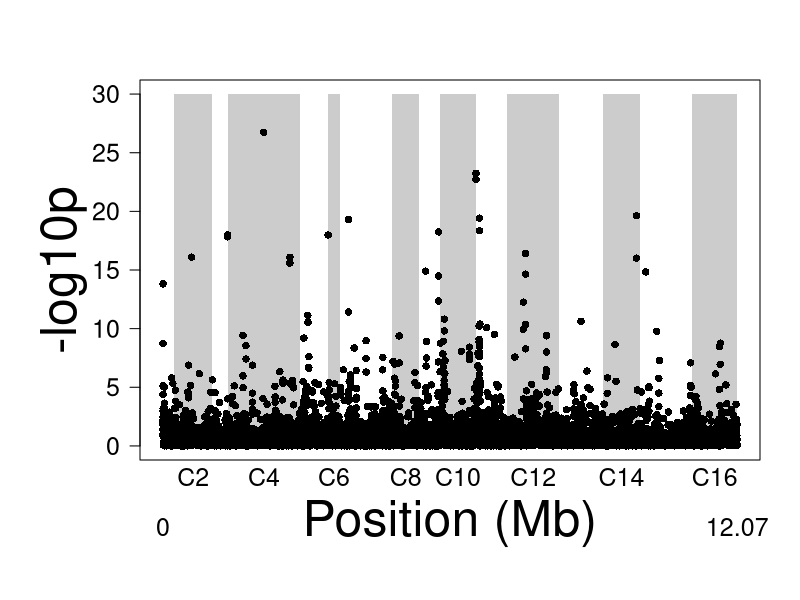

Write R code to recreate this figure. (Note: this script raises an error after producing the figure.)
### Manhattan plot for nuclear indels

indels4<-read.csv("temp/indels_CMHtest_results_nuclear.csv")

### Manhattan plot for nuclear indels
x2=indels4$MB
y2=indels4$logp

top= 30
bottom=0

# Open the PDF device with the specified file path
pdf(file = "temp_figs/indels_nuclear_manhattan.pdf", height = 10, width = 18)

par(mar=c(7, 7, 4, 2)) 

plot(x2,y2,
     xlab="Position (Mb)",
     ylab="-log10p",
     ylim=c(bottom, top),
     cex.main=2.5, #size of text for main title
     cex.lab=3, #size of text for axis labels
     type="n",	#type = none: don't make plot yet, need to make rectangles first
     axes=FALSE)  #we will do the axes by hand next

#Here draw are gray rectangles that delineate chromosomes
rect(0.23,bottom,1.04,top,col="grey80",lty=0)  
rect(1.36,bottom,2.89,top,col="grey80",lty=0)  
rect(3.46,bottom,3.73,top,col="grey80",lty=0)
rect(4.82,bottom,5.39,top,col="grey80",lty=0)  
rect(5.83,bottom,6.57,top,col="grey80",lty=0)    
rect(7.24,bottom,8.32,top,col="grey80",lty=0)
rect(9.24,bottom,10.03,top,col="grey80",lty=0)
rect(11.12,bottom,12.07,top,col="grey80",lty=0) 

#Here draw points or lines.  Often it is useful to play around with point type, font size, color...
points(x2,y2,pch=16)
box() 

#Now draw axes back in (you have more flexibility this way)
axis(1, at = c(0,12.07), labels=c(0,12.07),tick=FALSE, line= 2, cex.axis=1.5)
axis(2,cex.axis=1.5,las=2)


#add chromosome labels at midpts
mtext("C2",line = .5,side=1, at =0.635, cex=1.5)
mtext("C4",line = .5,side=1, at =2.125, cex=1.5)
mtext("C6",line = .5,side=1, at =3.595, cex=1.5)
mtext("C8",line = .5,side=1, at =5.105, cex=1.5)
mtext("C10",line = .5,side=1, at =6.2, cex=1.5)
mtext("C12",line = .5,side=1, at =7.78, cex=1.5)
mtext("C14",line = .5,side=1, at =9.635, cex=1.5)
mtext("C16",line = .5,side=1, at =11.595, cex=1.5)


# We talked about a combined threshold for SNPs/indels?
threshold_b_indels=0.05/nrow(indels3)#using indels3 applies the threshold to the ENTIRE genome, including the mitochondria
thresh_b_indels_log=-log10(threshold_b_indels)
abline(h = thresh_b_indels_log, col = "red", lwd = 4) #Bonferroni correction #p<0.05
dev.off()

